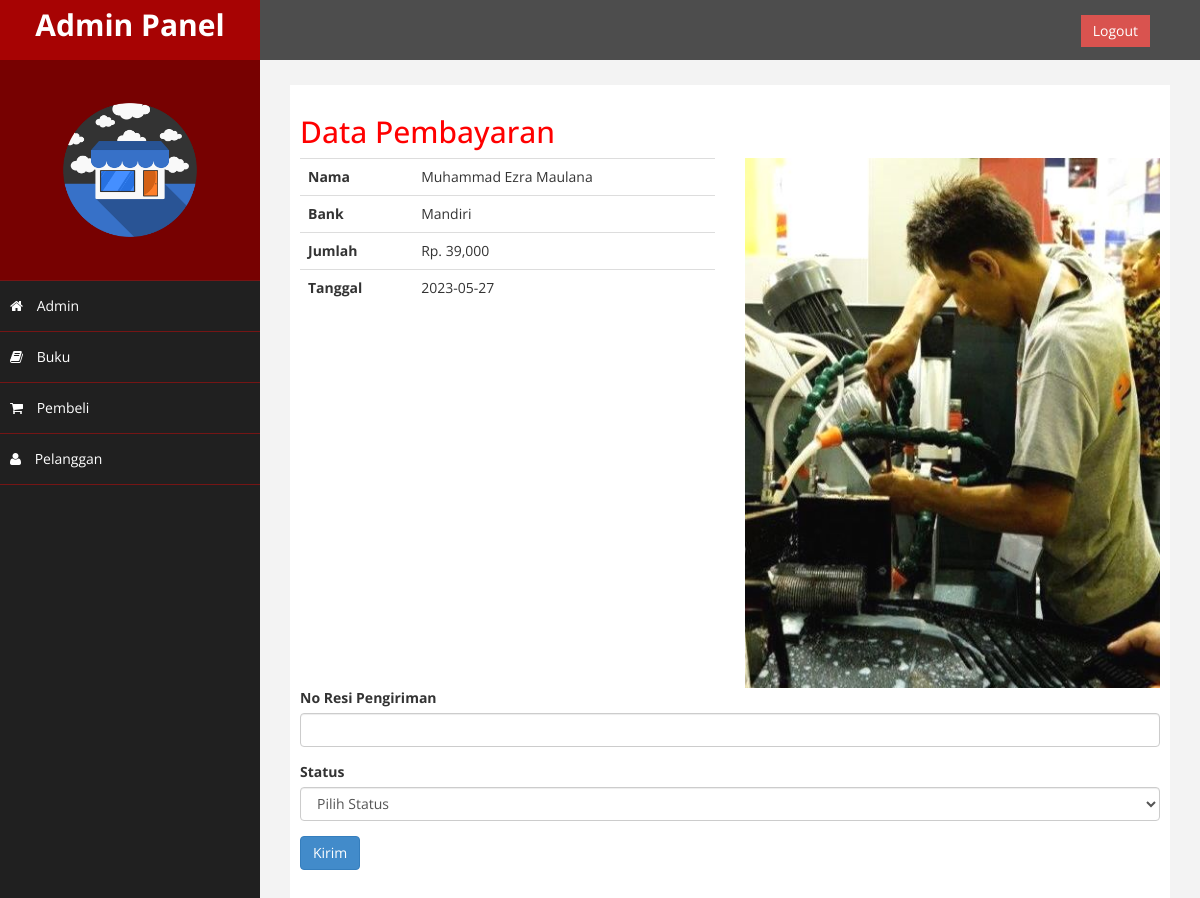
/admin/index.php?hal=pembayaran&id=12 (signed in), run on the app's committed database.
### tables this page shows
CREATE TABLE `pembayaran` (
  `id_pembayaran` int(11) NOT NULL,
  `id_pembelian` int(11) NOT NULL,
  `nama` varchar(255) NOT NULL,
  `bank` varchar(255) NOT NULL,
  `jumlah` int(11) NOT NULL,
  `tanggal` date NOT NULL,
  `bukti` varchar(255) NOT NULL
);

### admin/pembayaran.php (the view, shortened to what this page needs)
<h2>Data Pembayaran</h2>
<?php
$id_pembelian = $_GET['id'];
$ambil = $koneksi->query("SELECT * FROM pembayaran WHERE id_pembelian='$id_pembelian'");
$pecah = $ambil->fetch_assoc();
?>
<div class="row">
	<div class="col-md-6">
		<table class="table">
			<tr>
				<th>Nama</th>
				<td><?php echo $pecah['nama']; ?></td>
			</tr>
			<tr>
				<th>Bank</th>
				<td><?php echo $pecah['bank']; ?></td>
			</tr>
			<tr>
				<th>Jumlah</th>
				<td>Rp. <?php echo number_format($pecah['jumlah']); ?></td>
			</tr>
			<tr>
				<th>Tanggal</th>
				<td><?php echo $pecah['tanggal']; ?></td>
			</tr>
		</table>
	</div>
	<div class="col-md-6">
		<img src="../bukti_pembayaran/<?php echo $pecah['bukti']; ?>" class="img-responsive" >
	</div>
</div>
<form method="post">
	<div class="form-group">
		<label>No Resi Pengiriman</label>
		<input type="text" name="resi" class="form-control">
	</div>
	<div class="form-group">
		<label>Status</label>
		<select class="form-control" name="status" required="">
			<option>Pilih Status</option>
		</select>
	</div>
	<button class="btn btn-primary" name="kirim">Kirim</button>
</form>

### admin/assets/css/custom.css (style rules this page uses)
body { font-family: 'Open Sans', sans-serif; }
h2 { color: #f00; }

### data on the page
pembayaran: nama "Muhammad Ezra Maulana", bank "Mandiri", jumlah "39,000", tanggal "2023-05-27", bukti (picture)
